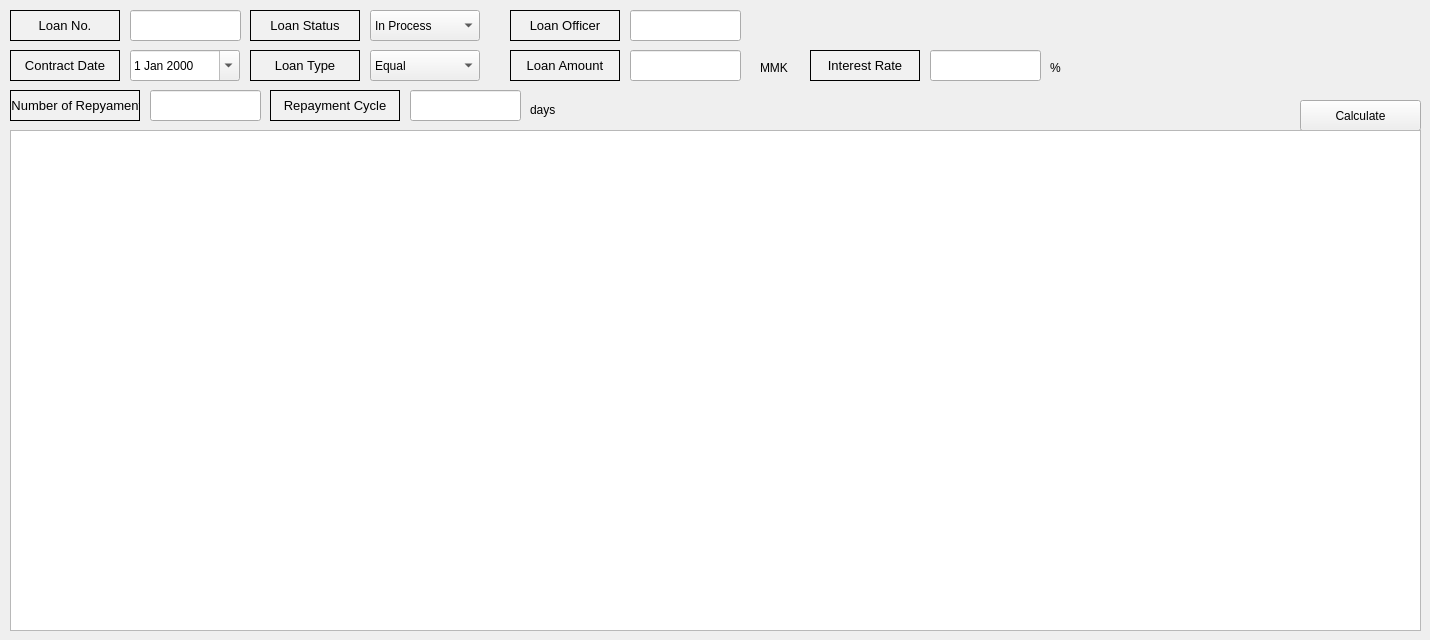
    <widget class="QWidget" name="tab">
     <attribute name="title">
      <string>Calculate Loan</string>
     </attribute>
     <widget class="QLabel" name="label_40">
      <property name="geometry">
       <rect>
        <x>10</x>
        <y>90</y>
        <width>130</width>
        <height>31</height>
       </rect>
      </property>
      <property name="minimumSize">
       <size>
        <width>130</width>
        <height>0</height>
       </size>
      </property>
      <property name="maximumSize">
       <size>
        <width>130</width>
        <height>16777215</height>
       </size>
      </property>
      <property name="font">
       <font>
        <pointsize>10</pointsize>
       </font>
      </property>
      <property name="styleSheet">
       <string notr="true">background-color:rgb(241, 241, 241)</string>
      </property>
      <property name="frameShape">
       <enum>QFrame::Box</enum>
      </property>
      <property name="text">
       <string> Number of Repyament</string>
      </property>
      <property name="alignment">
       <set>Qt::AlignCenter</set>
      </property>
     </widget>
     <widget class="QComboBox" name="loanType">
      <property name="geometry">
       <rect>
        <x>370</x>
        <y>50</y>
        <width>110</width>
        <height>31</height>
       </rect>
      </property>
      <property name="minimumSize">
       <size>
        <width>110</width>
        <height>0</height>
       </size>
      </property>
      <property name="maximumSize">
       <size>
        <width>110</width>
        <height>16777215</height>
       </size>
      </property>
      <property name="layoutDirection">
       <enum>Qt::LeftToRight</enum>
      </property>
      <item>
       <property name="text">
        <string>Equal</string>
       </property>
      </item>
      <item>
       <property name="text">
        <string>Equal Principal</string>
       </property>
      </item>
      <item>
       <property name="text">
        <string>Bullet</string>
       </property>
      </item>
     </widget>
     <widget class="QLabel" name="label_33">
      <property name="geometry">
       <rect>
        <x>810</x>
        <y>50</y>
        <width>110</width>
        <height>31</height>
       </rect>
      </property>
      <property name="minimumSize">
       <size>
        <width>110</width>
        <height>0</height>
       </size>
      </property>
      <property name="maximumSize">
       <size>
        <width>110</width>
        <height>16777215</height>
       </size>
      </property>
      <property name="font">
       <font>
        <pointsize>10</pointsize>
       </font>
      </property>
      <property name="styleSheet">
       <string notr="true">background-color:rgb(241, 241, 241)</string>
      </property>
      <property name="frameShape">
       <enum>QFrame::Box</enum>
      </property>
      <property name="text">
       <string>Interest Rate</string>
      </property>
      <property name="alignment">
       <set>Qt::AlignCenter</set>
      </property>
     </widget>
     <widget class="QLabel" name="label_37">
      <property name="geometry">
       <rect>
        <x>270</x>
        <y>90</y>
        <width>130</width>
        <height>31</height>
       </rect>
      </property>
      <property name="minimumSize">
       <size>
        <width>130</width>
        <height>0</height>
       </size>
      </property>
      <property name="maximumSize">
       <size>
        <width>130</width>
        <height>16777215</height>
       </size>
      </property>
      <property name="font">
       <font>
        <pointsize>10</pointsize>
       </font>
      </property>
      <property name="styleSheet">
       <string notr="true">background-color:rgb(241, 241, 241)</string>
      </property>
      <property name="frameShape">
       <enum>QFrame::Box</enum>
      </property>
      <property name="text">
       <string>Repayment Cycle</string>
      </property>
      <property name="alignment">
       <set>Qt::AlignCenter</set>
      </property>
     </widget>
     <widget class="QComboBox" name="loanStatus">
      <property name="geometry">
       <rect>
        <x>370</x>
        <y>10</y>
        <width>110</width>
        <height>31</height>
       </rect>
      </property>
      <property name="minimumSize">
       <size>
        <width>110</width>
        <height>0</height>
       </size>
      </property>
      <property name="maximumSize">
       <size>
        <width>110</width>
        <height>16777215</height>
       </size>
      </property>
      <property name="layoutDirection">
       <enum>Qt::LeftToRight</enum>
      </property>
      <item>
       <property name="text">
        <string>In Process</string>
       </property>
      </item>
      <item>
       <property name="text">
        <string>Overdue</string>
       </property>
      </item>
     </widget>
     <widget class="QLabel" name="label_24">
      <property name="geometry">
       <rect>
        <x>510</x>
        <y>50</y>
        <width>110</width>
        <height>31</height>
       </rect>
      </property>
      <property name="minimumSize">
       <size>
        <width>110</width>
        <height>0</height>
       </size>
      </property>
      <property name="maximumSize">
       <size>
        <width>110</width>
        <height>16777215</height>
       </size>
      </property>
      <property name="font">
       <font>
        <pointsize>10</pointsize>
       </font>
      </property>
      <property name="styleSheet">
       <string notr="true">background-color:rgb(241, 241, 241)</string>
      </property>
      <property name="frameShape">
       <enum>QFrame::Box</enum>
      </property>
      <property name="text">
       <string>Loan Amount</string>
      </property>
      <property name="alignment">
       <set>Qt::AlignCenter</set>
      </property>
     </widget>
     <widget class="QPushButton" name="calculateButton">
      <property name="geometry">
       <rect>
        <x>1300</x>
        <y>100</y>
        <width>121</width>
        <height>31</height>
       </rect>
      </property>
      <property name="text">
       <string>Calculate</string>
      </property>
     </widget>
     <widget class="QLabel" name="label_22">
      <property name="geometry">
       <rect>
        <x>10</x>
        <y>10</y>
        <width>110</width>
        <height>31</height>
       </rect>
      </property>
      <property name="minimumSize">
       <size>
        <width>110</width>
        <height>0</height>
       </size>
      </property>
      <property name="maximumSize">
       <size>
        <width>110</width>
        <height>16777215</height>
       </size>
      </property>
      <property name="font">
       <font>
        <pointsize>10</pointsize>
       </font>
      </property>
      <property name="styleSheet">
       <string notr="true">background-color:rgb(241, 241, 241)</string>
      </property>
      <property name="frameShape">
       <enum>QFrame::Box</enum>
      </property>
      <property name="text">
       <string>Loan No.</string>
      </property>
      <property name="alignment">
       <set>Qt::AlignCenter</set>
      </property>
     </widget>
     <widget class="QLabel" name="label_35">
      <property name="geometry">
       <rect>
        <x>10</x>
        <y>50</y>
        <width>110</width>
        <height>31</height>
       </rect>
      </property>
      <property name="minimumSize">
       <size>
        <width>110</width>
        <height>0</height>
       </size>
      </property>
      <property name="maximumSize">
       <size>
        <width>110</width>
        <height>16777215</height>
       </size>
      </property>
      <property name="font">
       <font>
        <pointsize>10</pointsize>
       </font>
      </property>
      <property name="styleSheet">
       <string notr="true">background-color:rgb(241, 241, 241)</string>
      </property>
      <property name="frameShape">
       <enum>QFrame::Box</enum>
      </property>
      <property name="text">
       <string>Contract Date</string>
      </property>
      <property name="alignment">
       <set>Qt::AlignCenter</set>
      </property>
     </widget>
     <widget class="QLabel" name="label_42">
      <property name="geometry">
       <rect>
        <x>760</x>
        <y>60</y>
        <width>41</width>
        <height>16</height>
       </rect>
      </property>
      <property name="text">
       <string>MMK</string>
      </property>
     </widget>
     <widget class="QLabel" name="label_44">
      <property name="geometry">
       <rect>
        <x>1050</x>
        <y>60</y>
        <width>16</width>
        <height>16</height>
       </rect>
      </property>
      <property name="text">
       <string>%</string>
      </property>
     </widget>
     <widget class="QLabel" name="label_26">
      <property name="geometry">
       <rect>
        <x>250</x>
        <y>50</y>
        <width>110</width>
        <height>31</height>
       </rect>
      </property>
      <property name="minimumSize">
       <size>
        <width>110</width>
        <height>0</height>
       </size>
      </property>
      <property name="maximumSize">
       <size>
        <width>110</width>
        <height>16777215</height>
       </size>
      </property>
      <property name="font">
       <font>
        <pointsize>10</pointsize>
       </font>
      </property>
      <property name="styleSheet">
       <string notr="true">background-color:rgb(241, 241, 241)</string>
      </property>
      <property name="frameShape">
       <enum>QFrame::Box</enum>
      </property>
      <property name="text">
       <string>Loan Type</string>
      </property>
      <property name="alignment">
       <set>Qt::AlignCenter</set>
      </property>
     </widget>
     <widget class="QLabel" name="label_25">
      <property name="geometry">
       <rect>
        <x>250</x>
        <y>10</y>
        <width>110</width>
        <height>31</height>
       </rect>
      </property>
      <property name="minimumSize">
       <size>
        <width>110</width>
        <height>0</height>
       </size>
      </property>
      <property name="maximumSize">
       <size>
        <width>110</width>
        <height>16777215</height>
       </size>
      </property>
      <property name="font">
       <font>
        <pointsize>10</pointsize>
       </font>
      </property>
      <property name="styleSheet">
       <string notr="true">background-color:rgb(241, 241, 241)</string>
      </property>
      <property name="frameShape">
       <enum>QFrame::Box</enum>
      </property>
      <property name="text">
       <string>Loan Status</string>
      </property>
      <property name="alignment">
       <set>Qt::AlignCenter</set>
      </property>
     </widget>
     <widget class="QLabel" name="label_27">
      <property name="geometry">
       <rect>
        <x>510</x>
        <y>10</y>
        <width>110</width>
        <height>31</height>
       </rect>
      </property>
      <property name="minimumSize">
       <size>
        <width>110</width>
        <height>0</height>
       </size>
      </property>
      <property name="maximumSize">
       <size>
        <width>110</width>
        <height>16777215</height>
       </size>
      </property>
      <property name="font">
       <font>
        <pointsize>10</pointsize>
       </font>
      </property>
      <property name="styleSheet">
       <string notr="true">background-color:rgb(241, 241, 241)</string>
      </property>
      <property name="frameShape">
       <enum>QFrame::Box</enum>
      </property>
      <property name="text">
       <string>Loan Officer</string>
      </property>
      <property name="alignment">
       <set>Qt::AlignCenter</set>
      </property>
     </widget>
     <widget class="QLineEdit" name="loanNumber">
      <property name="geometry">
       <rect>
        <x>130</x>
        <y>10</y>
        <width>111</width>
        <height>31</height>
       </rect>
      </property>
     </widget>
     <widget class="QLineEdit" name="numberOfRepayment">
      <property name="geometry">
       <rect>
        <x>150</x>
        <y>90</y>
        <width>111</width>
        <height>31</height>
       </rect>
      </property>
     </widget>
     <widget class="QLineEdit" name="loanAmount">
      <property name="geometry">
       <rect>
        <x>630</x>
        <y>50</y>
        <width>111</width>
        <height>31</height>
       </rect>
      </property>
     </widget>
     <widget class="QLineEdit" name="interestRate">
      <property name="geometry">
       <rect>
        <x>930</x>
        <y>50</y>
        <width>111</width>
        <height>31</height>
       </rect>
      </property>
     </widget>
     <widget class="QDateEdit" name="contractDate">
      <property name="geometry">
       <rect>
        <x>130</x>
        <y>50</y>
        <width>110</width>
        <height>31</height>
       </rect>
      </property>
      <property name="locale">
       <locale language="English" country="UnitedStates"/>
      </property>
      <property name="calendarPopup">
       <bool>true</bool>
      </property>
     </widget>
     <widget class="QTableView" name="loanScheduleTable">
      <property name="geometry">
       <rect>
        <x>10</x>
        <y>130</y>
        <width>1411</width>
        <height>501</height>
       </rect>
      </property>
     </widget>
     <widget class="QLineEdit" name="repaymentCycle">
      <property name="geometry">
       <rect>
        <x>410</x>
        <y>90</y>
        <width>111</width>
        <height>31</height>
       </rect>
      </property>
     </widget>
     <widget class="QLineEdit" name="loanOfficer">
      <property name="geometry">
       <rect>
        <x>630</x>
        <y>10</y>
        <width>111</width>
        <height>31</height>
       </rect>
      </property>
     </widget>
     <widget class="QLabel" name="label_135">
      <property name="geometry">
       <rect>
        <x>530</x>
        <y>100</y>
        <width>31</width>
        <height>20</height>
       </rect>
      </property>
      <property name="text">
       <string>days</string>
      </property>
     </widget>
    </widget>
